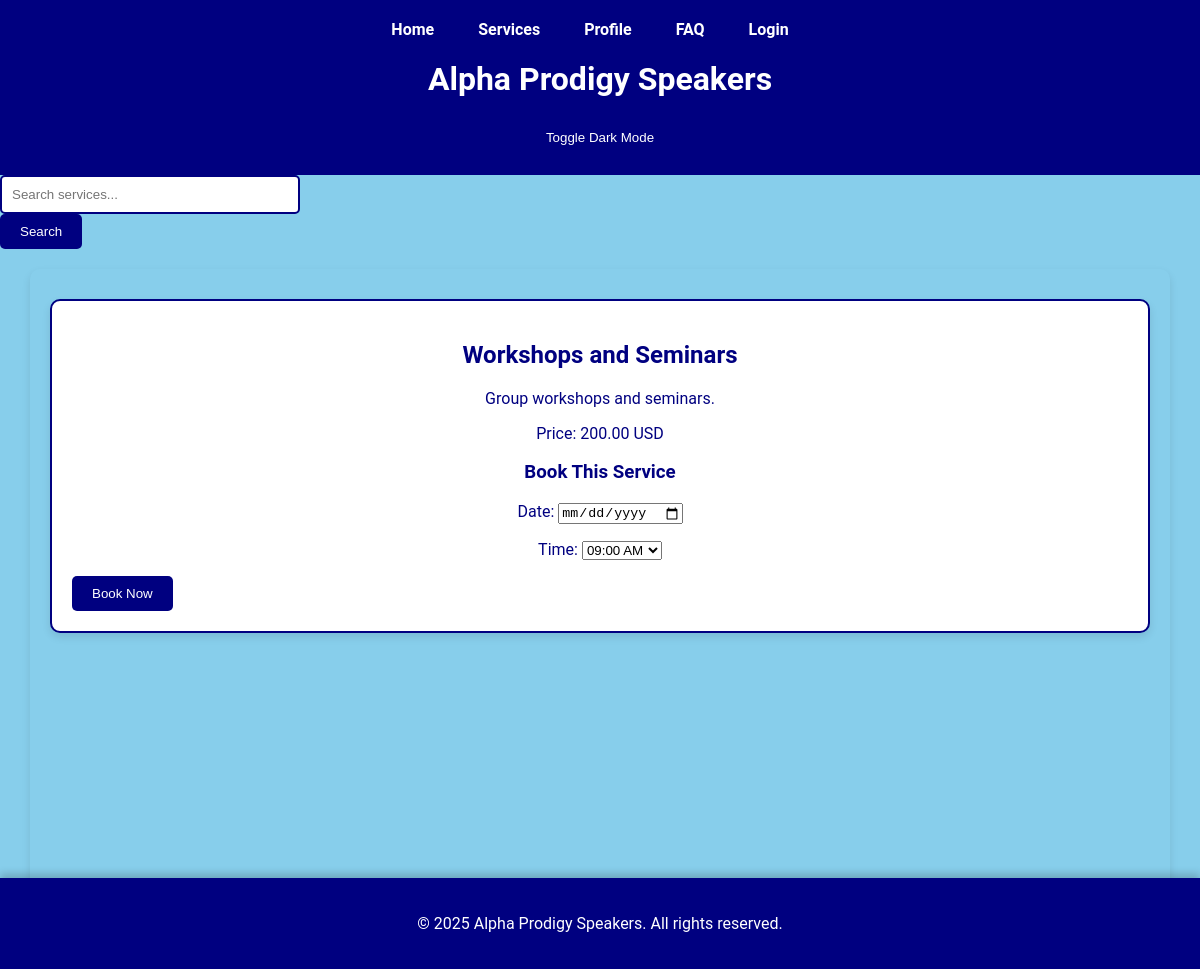
The page /speakers/services/3/ on the database its author committed.
### speakers/models.py (models this page shows, shortened)
class Service(models.Model):
    name = models.CharField(max_length=100)
    description = models.TextField()
    price = models.DecimalField(max_digits=10, decimal_places=2)
    class Meta:
        ordering = ['name']  # Order by name by default

### speakers/views.py (the view)
# urls.py: path('services/<int:service_id>/', views.service_detail_view, name='service_detail'),
def service_detail_view(request, service_id):
    service = get_object_or_404(Service, id=service_id)
    if request.method == 'POST':
        form = BookingForm(request.POST)
        if form.is_valid():
            booking = form.save(commit=False)
            booking.user = request.user
            booking.service = service
            booking.save()
            send_mail(
                'Booking Confirmation',
                f'Thank you for booking {service.name}. Your booking is confirmed for {booking.date} at {booking.time}.',
                'annetdaisymm@gmail.com',
                [request.user.email],
                fail_silently=False,
            )
            return redirect('payment', booking_id=booking.id)
    else:
        form = BookingForm()
    return render(request, 'service_detail.html', {'service': service, 'form': form})

### speakers/forms.py
class BookingForm(forms.ModelForm):
    DATE_INPUT_FORMATS = ['%Y-%m-%d']
    TIME_SLOTS = [
        ('09:00', '09:00 AM'),
        ('10:00', '10:00 AM'),
        ('11:00', '11:00 AM'),
        ('12:00', '12:00 PM'),
        ('13:00', '01:00 PM'),
        ('14:00', '02:00 PM'),
        ('15:00', '03:00 PM'),
        ('16:00', '04:00 PM'),
        ('17:00', '05:00 PM'),
    ]
    date = forms.DateField(
        widget=forms.DateInput(attrs={'type': 'date'}),
        input_formats=DATE_INPUT_FORMATS,
        error_messages={'required': 'Please select a date for the booking.'}
    )
    time = forms.ChoiceField(choices=TIME_SLOTS, error_messages={'required': 'Please select a time slot for the booking.'})
    class Meta:
        model = Booking
        fields = ['date', 'time']
        error_messages = {
            'date': {
                'invalid': 'Enter a valid date in YYYY-MM-DD format.'
            },
            'time': {
                'invalid_choice': 'Select a valid time slot.'
            }
        }

### templates/htmls/service_detail.html (shortened to what this page needs)
{% extends 'base.html' %}
{% block content %}
<section id="service-detail">
    <h2>{{ service.name }}</h2>
    <p>{{ service.description }}</p>
    <p>Price: {{ service.price }} USD</p>
    <h3>Book This Service</h3>
    <form method="post">
        {{ form.as_p }}
        <button type="submit" class="btn">Book Now</button>
    </form>
</section>
{% endblock %}

### static/styles.css (style rules this page uses)
body { font-family: 'Roboto', sans-serif; background-color: skyblue; margin: 0; padding: 0; }
section { background-color: white; border: 2px solid navy; border-radius: 10px; padding: 20px; margin-bottom: 20px; margin-top: 10px; box-shadow: 0 4px 8px rgba(0, 0, 0, 0.1); transition: transform 0.2s; width: 100%; box-sizing: border-box; }
button[type="submit"], .btn { display: inline-block; padding: 10px 20px; background-color: navy; color: white; text-decoration: none; border-radius: 5px; border: none; cursor: pointer; transition: background-color 0.3s, transform 0.3s; }
input[type="submit"], button[type="submit"] { display: inline-block; padding: 10px 20px; background-color: navy; color: white; text-decoration: none; border-radius: 5px; border: none; cursor: pointer; transition: background-color 0.3s, transform 0.3s; }
p, h1, h2, h3, a { color: navy; text-align: center; }

### rows shown on the page
Service: name "Workshops and Seminars", description "Group workshops and seminars.", price "200.00"
